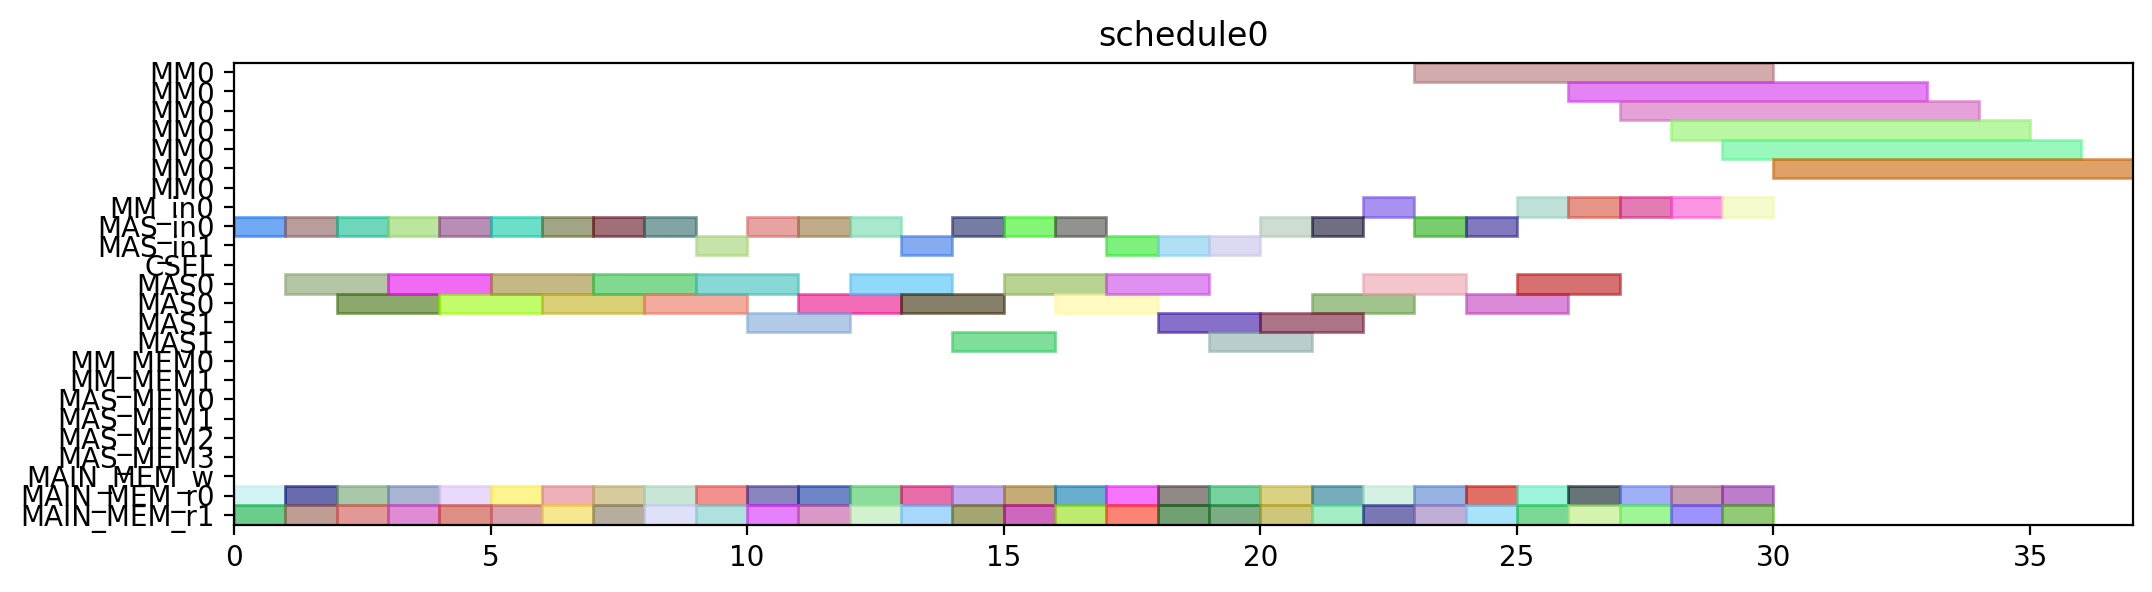

Write the Python code that produced this figure.
from pyschedule import Scenario, solvers, plotters, alt


def solve():
	horizon = 120
	S = Scenario("schedule0", horizon=horizon)

	# resource
	MM = S.Resources('MM', num=1, size=7)
	MM_in = S.Resources('MM_in', num=1)
	MAS_in = S.Resources('MAS_in', num=2)
	CSEL = S.Resource('CSEL')
	MAS = S.Resources('MAS', num=2, size=2, periods=range(1, horizon))
	MM_MEM = S.Resources('MM_MEM', num=2)
	MAS_MEM = S.Resources('MAS_MEM', num=4)
	MAIN_MEM_w = S.Resource('MAIN_MEM_w', size=1)
	MAIN_MEM_r = S.Resources('MAIN_MEM_r', num=2)

	# result of previous scheduling

	# new tasks
	c_t0_a1_0 = S.Task('c_t0_a1_0', length=2, delay_cost=1)
	c_t0_a1_0 += alt(MAS)
	c_t0_a1_0_in = S.Task('c_t0_a1_0_in', length=1, delay_cost=1)
	c_t0_a1_0_in += alt(MAS_in)
	S += c_t0_a1_0_in*MAS_in[0]<=c_t0_a1_0*MAS[0]

	S += c_t0_a1_0_in*MAS_in[1]<=c_t0_a1_0*MAS[1]

	c_t0_a1_0_mem0 = S.Task('c_t0_a1_0_mem0', length=1, delay_cost=1)
	c_t0_a1_0_mem0 += MAIN_MEM_r[0]
	S += c_t0_a1_0_mem0 <= c_t0_a1_0

	c_t0_a1_0_mem1 = S.Task('c_t0_a1_0_mem1', length=1, delay_cost=1)
	c_t0_a1_0_mem1 += MAIN_MEM_r[1]
	S += c_t0_a1_0_mem1 <= c_t0_a1_0

	c_t0_a1_1 = S.Task('c_t0_a1_1', length=2, delay_cost=1)
	c_t0_a1_1 += alt(MAS)
	c_t0_a1_1_in = S.Task('c_t0_a1_1_in', length=1, delay_cost=1)
	c_t0_a1_1_in += alt(MAS_in)
	S += c_t0_a1_1_in*MAS_in[0]<=c_t0_a1_1*MAS[0]

	S += c_t0_a1_1_in*MAS_in[1]<=c_t0_a1_1*MAS[1]

	c_t0_a1_1_mem0 = S.Task('c_t0_a1_1_mem0', length=1, delay_cost=1)
	c_t0_a1_1_mem0 += MAIN_MEM_r[0]
	S += c_t0_a1_1_mem0 <= c_t0_a1_1

	c_t0_a1_1_mem1 = S.Task('c_t0_a1_1_mem1', length=1, delay_cost=1)
	c_t0_a1_1_mem1 += MAIN_MEM_r[1]
	S += c_t0_a1_1_mem1 <= c_t0_a1_1

	c_t0_t10 = S.Task('c_t0_t10', length=2, delay_cost=1)
	c_t0_t10 += alt(MAS)
	c_t0_t10_in = S.Task('c_t0_t10_in', length=1, delay_cost=1)
	c_t0_t10_in += alt(MAS_in)
	S += c_t0_t10_in*MAS_in[0]<=c_t0_t10*MAS[0]

	S += c_t0_t10_in*MAS_in[1]<=c_t0_t10*MAS[1]

	c_t0_t10_mem0 = S.Task('c_t0_t10_mem0', length=1, delay_cost=1)
	c_t0_t10_mem0 += MAIN_MEM_r[0]
	S += c_t0_t10_mem0 <= c_t0_t10

	c_t0_t10_mem1 = S.Task('c_t0_t10_mem1', length=1, delay_cost=1)
	c_t0_t10_mem1 += MAIN_MEM_r[1]
	S += c_t0_t10_mem1 <= c_t0_t10

	c_t0_t11 = S.Task('c_t0_t11', length=2, delay_cost=1)
	c_t0_t11 += alt(MAS)
	c_t0_t11_in = S.Task('c_t0_t11_in', length=1, delay_cost=1)
	c_t0_t11_in += alt(MAS_in)
	S += c_t0_t11_in*MAS_in[0]<=c_t0_t11*MAS[0]

	S += c_t0_t11_in*MAS_in[1]<=c_t0_t11*MAS[1]

	c_t0_t11_mem0 = S.Task('c_t0_t11_mem0', length=1, delay_cost=1)
	c_t0_t11_mem0 += MAIN_MEM_r[0]
	S += c_t0_t11_mem0 <= c_t0_t11

	c_t0_t11_mem1 = S.Task('c_t0_t11_mem1', length=1, delay_cost=1)
	c_t0_t11_mem1 += MAIN_MEM_r[1]
	S += c_t0_t11_mem1 <= c_t0_t11

	c_t0_t3_t0 = S.Task('c_t0_t3_t0', length=7, delay_cost=1)
	c_t0_t3_t0 += alt(MM)
	c_t0_t3_t0_in = S.Task('c_t0_t3_t0_in', length=1, delay_cost=1)
	c_t0_t3_t0_in += alt(MM_in)
	S += c_t0_t3_t0_in*MM_in[0]<=c_t0_t3_t0*MM[0]
	c_t0_t3_t0_mem0 = S.Task('c_t0_t3_t0_mem0', length=1, delay_cost=1)
	c_t0_t3_t0_mem0 += MAIN_MEM_r[0]
	S += c_t0_t3_t0_mem0 <= c_t0_t3_t0

	c_t0_t3_t0_mem1 = S.Task('c_t0_t3_t0_mem1', length=1, delay_cost=1)
	c_t0_t3_t0_mem1 += MAIN_MEM_r[1]
	S += c_t0_t3_t0_mem1 <= c_t0_t3_t0

	c_t0_t3_t1 = S.Task('c_t0_t3_t1', length=7, delay_cost=1)
	c_t0_t3_t1 += alt(MM)
	c_t0_t3_t1_in = S.Task('c_t0_t3_t1_in', length=1, delay_cost=1)
	c_t0_t3_t1_in += alt(MM_in)
	S += c_t0_t3_t1_in*MM_in[0]<=c_t0_t3_t1*MM[0]
	c_t0_t3_t1_mem0 = S.Task('c_t0_t3_t1_mem0', length=1, delay_cost=1)
	c_t0_t3_t1_mem0 += MAIN_MEM_r[0]
	S += c_t0_t3_t1_mem0 <= c_t0_t3_t1

	c_t0_t3_t1_mem1 = S.Task('c_t0_t3_t1_mem1', length=1, delay_cost=1)
	c_t0_t3_t1_mem1 += MAIN_MEM_r[1]
	S += c_t0_t3_t1_mem1 <= c_t0_t3_t1

	c_t0_t3_t2 = S.Task('c_t0_t3_t2', length=2, delay_cost=1)
	c_t0_t3_t2 += alt(MAS)
	c_t0_t3_t2_in = S.Task('c_t0_t3_t2_in', length=1, delay_cost=1)
	c_t0_t3_t2_in += alt(MAS_in)
	S += c_t0_t3_t2_in*MAS_in[0]<=c_t0_t3_t2*MAS[0]

	S += c_t0_t3_t2_in*MAS_in[1]<=c_t0_t3_t2*MAS[1]

	c_t0_t3_t2_mem0 = S.Task('c_t0_t3_t2_mem0', length=1, delay_cost=1)
	c_t0_t3_t2_mem0 += MAIN_MEM_r[0]
	S += c_t0_t3_t2_mem0 <= c_t0_t3_t2

	c_t0_t3_t2_mem1 = S.Task('c_t0_t3_t2_mem1', length=1, delay_cost=1)
	c_t0_t3_t2_mem1 += MAIN_MEM_r[1]
	S += c_t0_t3_t2_mem1 <= c_t0_t3_t2

	c_t0_t3_t3 = S.Task('c_t0_t3_t3', length=2, delay_cost=1)
	c_t0_t3_t3 += alt(MAS)
	c_t0_t3_t3_in = S.Task('c_t0_t3_t3_in', length=1, delay_cost=1)
	c_t0_t3_t3_in += alt(MAS_in)
	S += c_t0_t3_t3_in*MAS_in[0]<=c_t0_t3_t3*MAS[0]

	S += c_t0_t3_t3_in*MAS_in[1]<=c_t0_t3_t3*MAS[1]

	c_t0_t3_t3_mem0 = S.Task('c_t0_t3_t3_mem0', length=1, delay_cost=1)
	c_t0_t3_t3_mem0 += MAIN_MEM_r[0]
	S += c_t0_t3_t3_mem0 <= c_t0_t3_t3

	c_t0_t3_t3_mem1 = S.Task('c_t0_t3_t3_mem1', length=1, delay_cost=1)
	c_t0_t3_t3_mem1 += MAIN_MEM_r[1]
	S += c_t0_t3_t3_mem1 <= c_t0_t3_t3

	c_t1_a1_0 = S.Task('c_t1_a1_0', length=2, delay_cost=1)
	c_t1_a1_0 += alt(MAS)
	c_t1_a1_0_in = S.Task('c_t1_a1_0_in', length=1, delay_cost=1)
	c_t1_a1_0_in += alt(MAS_in)
	S += c_t1_a1_0_in*MAS_in[0]<=c_t1_a1_0*MAS[0]

	S += c_t1_a1_0_in*MAS_in[1]<=c_t1_a1_0*MAS[1]

	c_t1_a1_0_mem0 = S.Task('c_t1_a1_0_mem0', length=1, delay_cost=1)
	c_t1_a1_0_mem0 += MAIN_MEM_r[0]
	S += c_t1_a1_0_mem0 <= c_t1_a1_0

	c_t1_a1_0_mem1 = S.Task('c_t1_a1_0_mem1', length=1, delay_cost=1)
	c_t1_a1_0_mem1 += MAIN_MEM_r[1]
	S += c_t1_a1_0_mem1 <= c_t1_a1_0

	c_t1_a1_1 = S.Task('c_t1_a1_1', length=2, delay_cost=1)
	c_t1_a1_1 += alt(MAS)
	c_t1_a1_1_in = S.Task('c_t1_a1_1_in', length=1, delay_cost=1)
	c_t1_a1_1_in += alt(MAS_in)
	S += c_t1_a1_1_in*MAS_in[0]<=c_t1_a1_1*MAS[0]

	S += c_t1_a1_1_in*MAS_in[1]<=c_t1_a1_1*MAS[1]

	c_t1_a1_1_mem0 = S.Task('c_t1_a1_1_mem0', length=1, delay_cost=1)
	c_t1_a1_1_mem0 += MAIN_MEM_r[0]
	S += c_t1_a1_1_mem0 <= c_t1_a1_1

	c_t1_a1_1_mem1 = S.Task('c_t1_a1_1_mem1', length=1, delay_cost=1)
	c_t1_a1_1_mem1 += MAIN_MEM_r[1]
	S += c_t1_a1_1_mem1 <= c_t1_a1_1

	c_t1_t10 = S.Task('c_t1_t10', length=2, delay_cost=1)
	c_t1_t10 += alt(MAS)
	c_t1_t10_in = S.Task('c_t1_t10_in', length=1, delay_cost=1)
	c_t1_t10_in += alt(MAS_in)
	S += c_t1_t10_in*MAS_in[0]<=c_t1_t10*MAS[0]

	S += c_t1_t10_in*MAS_in[1]<=c_t1_t10*MAS[1]

	c_t1_t10_mem0 = S.Task('c_t1_t10_mem0', length=1, delay_cost=1)
	c_t1_t10_mem0 += MAIN_MEM_r[0]
	S += c_t1_t10_mem0 <= c_t1_t10

	c_t1_t10_mem1 = S.Task('c_t1_t10_mem1', length=1, delay_cost=1)
	c_t1_t10_mem1 += MAIN_MEM_r[1]
	S += c_t1_t10_mem1 <= c_t1_t10

	c_t1_t11 = S.Task('c_t1_t11', length=2, delay_cost=1)
	c_t1_t11 += alt(MAS)
	c_t1_t11_in = S.Task('c_t1_t11_in', length=1, delay_cost=1)
	c_t1_t11_in += alt(MAS_in)
	S += c_t1_t11_in*MAS_in[0]<=c_t1_t11*MAS[0]

	S += c_t1_t11_in*MAS_in[1]<=c_t1_t11*MAS[1]

	c_t1_t11_mem0 = S.Task('c_t1_t11_mem0', length=1, delay_cost=1)
	c_t1_t11_mem0 += MAIN_MEM_r[0]
	S += c_t1_t11_mem0 <= c_t1_t11

	c_t1_t11_mem1 = S.Task('c_t1_t11_mem1', length=1, delay_cost=1)
	c_t1_t11_mem1 += MAIN_MEM_r[1]
	S += c_t1_t11_mem1 <= c_t1_t11

	c_t1_t3_t0 = S.Task('c_t1_t3_t0', length=7, delay_cost=1)
	c_t1_t3_t0 += alt(MM)
	c_t1_t3_t0_in = S.Task('c_t1_t3_t0_in', length=1, delay_cost=1)
	c_t1_t3_t0_in += alt(MM_in)
	S += c_t1_t3_t0_in*MM_in[0]<=c_t1_t3_t0*MM[0]
	c_t1_t3_t0_mem0 = S.Task('c_t1_t3_t0_mem0', length=1, delay_cost=1)
	c_t1_t3_t0_mem0 += MAIN_MEM_r[0]
	S += c_t1_t3_t0_mem0 <= c_t1_t3_t0

	c_t1_t3_t0_mem1 = S.Task('c_t1_t3_t0_mem1', length=1, delay_cost=1)
	c_t1_t3_t0_mem1 += MAIN_MEM_r[1]
	S += c_t1_t3_t0_mem1 <= c_t1_t3_t0

	c_t1_t3_t1 = S.Task('c_t1_t3_t1', length=7, delay_cost=1)
	c_t1_t3_t1 += alt(MM)
	c_t1_t3_t1_in = S.Task('c_t1_t3_t1_in', length=1, delay_cost=1)
	c_t1_t3_t1_in += alt(MM_in)
	S += c_t1_t3_t1_in*MM_in[0]<=c_t1_t3_t1*MM[0]
	c_t1_t3_t1_mem0 = S.Task('c_t1_t3_t1_mem0', length=1, delay_cost=1)
	c_t1_t3_t1_mem0 += MAIN_MEM_r[0]
	S += c_t1_t3_t1_mem0 <= c_t1_t3_t1

	c_t1_t3_t1_mem1 = S.Task('c_t1_t3_t1_mem1', length=1, delay_cost=1)
	c_t1_t3_t1_mem1 += MAIN_MEM_r[1]
	S += c_t1_t3_t1_mem1 <= c_t1_t3_t1

	c_t1_t3_t2 = S.Task('c_t1_t3_t2', length=2, delay_cost=1)
	c_t1_t3_t2 += alt(MAS)
	c_t1_t3_t2_in = S.Task('c_t1_t3_t2_in', length=1, delay_cost=1)
	c_t1_t3_t2_in += alt(MAS_in)
	S += c_t1_t3_t2_in*MAS_in[0]<=c_t1_t3_t2*MAS[0]

	S += c_t1_t3_t2_in*MAS_in[1]<=c_t1_t3_t2*MAS[1]

	c_t1_t3_t2_mem0 = S.Task('c_t1_t3_t2_mem0', length=1, delay_cost=1)
	c_t1_t3_t2_mem0 += MAIN_MEM_r[0]
	S += c_t1_t3_t2_mem0 <= c_t1_t3_t2

	c_t1_t3_t2_mem1 = S.Task('c_t1_t3_t2_mem1', length=1, delay_cost=1)
	c_t1_t3_t2_mem1 += MAIN_MEM_r[1]
	S += c_t1_t3_t2_mem1 <= c_t1_t3_t2

	c_t1_t3_t3 = S.Task('c_t1_t3_t3', length=2, delay_cost=1)
	c_t1_t3_t3 += alt(MAS)
	c_t1_t3_t3_in = S.Task('c_t1_t3_t3_in', length=1, delay_cost=1)
	c_t1_t3_t3_in += alt(MAS_in)
	S += c_t1_t3_t3_in*MAS_in[0]<=c_t1_t3_t3*MAS[0]

	S += c_t1_t3_t3_in*MAS_in[1]<=c_t1_t3_t3*MAS[1]

	c_t1_t3_t3_mem0 = S.Task('c_t1_t3_t3_mem0', length=1, delay_cost=1)
	c_t1_t3_t3_mem0 += MAIN_MEM_r[0]
	S += c_t1_t3_t3_mem0 <= c_t1_t3_t3

	c_t1_t3_t3_mem1 = S.Task('c_t1_t3_t3_mem1', length=1, delay_cost=1)
	c_t1_t3_t3_mem1 += MAIN_MEM_r[1]
	S += c_t1_t3_t3_mem1 <= c_t1_t3_t3

	c_t2_a1_0 = S.Task('c_t2_a1_0', length=2, delay_cost=1)
	c_t2_a1_0 += alt(MAS)
	c_t2_a1_0_in = S.Task('c_t2_a1_0_in', length=1, delay_cost=1)
	c_t2_a1_0_in += alt(MAS_in)
	S += c_t2_a1_0_in*MAS_in[0]<=c_t2_a1_0*MAS[0]

	S += c_t2_a1_0_in*MAS_in[1]<=c_t2_a1_0*MAS[1]

	c_t2_a1_0_mem0 = S.Task('c_t2_a1_0_mem0', length=1, delay_cost=1)
	c_t2_a1_0_mem0 += MAIN_MEM_r[0]
	S += c_t2_a1_0_mem0 <= c_t2_a1_0

	c_t2_a1_0_mem1 = S.Task('c_t2_a1_0_mem1', length=1, delay_cost=1)
	c_t2_a1_0_mem1 += MAIN_MEM_r[1]
	S += c_t2_a1_0_mem1 <= c_t2_a1_0

	c_t2_a1_1 = S.Task('c_t2_a1_1', length=2, delay_cost=1)
	c_t2_a1_1 += alt(MAS)
	c_t2_a1_1_in = S.Task('c_t2_a1_1_in', length=1, delay_cost=1)
	c_t2_a1_1_in += alt(MAS_in)
	S += c_t2_a1_1_in*MAS_in[0]<=c_t2_a1_1*MAS[0]

	S += c_t2_a1_1_in*MAS_in[1]<=c_t2_a1_1*MAS[1]

	c_t2_a1_1_mem0 = S.Task('c_t2_a1_1_mem0', length=1, delay_cost=1)
	c_t2_a1_1_mem0 += MAIN_MEM_r[0]
	S += c_t2_a1_1_mem0 <= c_t2_a1_1

	c_t2_a1_1_mem1 = S.Task('c_t2_a1_1_mem1', length=1, delay_cost=1)
	c_t2_a1_1_mem1 += MAIN_MEM_r[1]
	S += c_t2_a1_1_mem1 <= c_t2_a1_1

	c_t2_t10 = S.Task('c_t2_t10', length=2, delay_cost=1)
	c_t2_t10 += alt(MAS)
	c_t2_t10_in = S.Task('c_t2_t10_in', length=1, delay_cost=1)
	c_t2_t10_in += alt(MAS_in)
	S += c_t2_t10_in*MAS_in[0]<=c_t2_t10*MAS[0]

	S += c_t2_t10_in*MAS_in[1]<=c_t2_t10*MAS[1]

	c_t2_t10_mem0 = S.Task('c_t2_t10_mem0', length=1, delay_cost=1)
	c_t2_t10_mem0 += MAIN_MEM_r[0]
	S += c_t2_t10_mem0 <= c_t2_t10

	c_t2_t10_mem1 = S.Task('c_t2_t10_mem1', length=1, delay_cost=1)
	c_t2_t10_mem1 += MAIN_MEM_r[1]
	S += c_t2_t10_mem1 <= c_t2_t10

	c_t2_t11 = S.Task('c_t2_t11', length=2, delay_cost=1)
	c_t2_t11 += alt(MAS)
	c_t2_t11_in = S.Task('c_t2_t11_in', length=1, delay_cost=1)
	c_t2_t11_in += alt(MAS_in)
	S += c_t2_t11_in*MAS_in[0]<=c_t2_t11*MAS[0]

	S += c_t2_t11_in*MAS_in[1]<=c_t2_t11*MAS[1]

	c_t2_t11_mem0 = S.Task('c_t2_t11_mem0', length=1, delay_cost=1)
	c_t2_t11_mem0 += MAIN_MEM_r[0]
	S += c_t2_t11_mem0 <= c_t2_t11

	c_t2_t11_mem1 = S.Task('c_t2_t11_mem1', length=1, delay_cost=1)
	c_t2_t11_mem1 += MAIN_MEM_r[1]
	S += c_t2_t11_mem1 <= c_t2_t11

	c_t2_t3_t0 = S.Task('c_t2_t3_t0', length=7, delay_cost=1)
	c_t2_t3_t0 += alt(MM)
	c_t2_t3_t0_in = S.Task('c_t2_t3_t0_in', length=1, delay_cost=1)
	c_t2_t3_t0_in += alt(MM_in)
	S += c_t2_t3_t0_in*MM_in[0]<=c_t2_t3_t0*MM[0]
	c_t2_t3_t0_mem0 = S.Task('c_t2_t3_t0_mem0', length=1, delay_cost=1)
	c_t2_t3_t0_mem0 += MAIN_MEM_r[0]
	S += c_t2_t3_t0_mem0 <= c_t2_t3_t0

	c_t2_t3_t0_mem1 = S.Task('c_t2_t3_t0_mem1', length=1, delay_cost=1)
	c_t2_t3_t0_mem1 += MAIN_MEM_r[1]
	S += c_t2_t3_t0_mem1 <= c_t2_t3_t0

	c_t2_t3_t1 = S.Task('c_t2_t3_t1', length=7, delay_cost=1)
	c_t2_t3_t1 += alt(MM)
	c_t2_t3_t1_in = S.Task('c_t2_t3_t1_in', length=1, delay_cost=1)
	c_t2_t3_t1_in += alt(MM_in)
	S += c_t2_t3_t1_in*MM_in[0]<=c_t2_t3_t1*MM[0]
	c_t2_t3_t1_mem0 = S.Task('c_t2_t3_t1_mem0', length=1, delay_cost=1)
	c_t2_t3_t1_mem0 += MAIN_MEM_r[0]
	S += c_t2_t3_t1_mem0 <= c_t2_t3_t1

	c_t2_t3_t1_mem1 = S.Task('c_t2_t3_t1_mem1', length=1, delay_cost=1)
	c_t2_t3_t1_mem1 += MAIN_MEM_r[1]
	S += c_t2_t3_t1_mem1 <= c_t2_t3_t1

	c_t2_t3_t2 = S.Task('c_t2_t3_t2', length=2, delay_cost=1)
	c_t2_t3_t2 += alt(MAS)
	c_t2_t3_t2_in = S.Task('c_t2_t3_t2_in', length=1, delay_cost=1)
	c_t2_t3_t2_in += alt(MAS_in)
	S += c_t2_t3_t2_in*MAS_in[0]<=c_t2_t3_t2*MAS[0]

	S += c_t2_t3_t2_in*MAS_in[1]<=c_t2_t3_t2*MAS[1]

	c_t2_t3_t2_mem0 = S.Task('c_t2_t3_t2_mem0', length=1, delay_cost=1)
	c_t2_t3_t2_mem0 += MAIN_MEM_r[0]
	S += c_t2_t3_t2_mem0 <= c_t2_t3_t2

	c_t2_t3_t2_mem1 = S.Task('c_t2_t3_t2_mem1', length=1, delay_cost=1)
	c_t2_t3_t2_mem1 += MAIN_MEM_r[1]
	S += c_t2_t3_t2_mem1 <= c_t2_t3_t2

	c_t2_t3_t3 = S.Task('c_t2_t3_t3', length=2, delay_cost=1)
	c_t2_t3_t3 += alt(MAS)
	c_t2_t3_t3_in = S.Task('c_t2_t3_t3_in', length=1, delay_cost=1)
	c_t2_t3_t3_in += alt(MAS_in)
	S += c_t2_t3_t3_in*MAS_in[0]<=c_t2_t3_t3*MAS[0]

	S += c_t2_t3_t3_in*MAS_in[1]<=c_t2_t3_t3*MAS[1]

	c_t2_t3_t3_mem0 = S.Task('c_t2_t3_t3_mem0', length=1, delay_cost=1)
	c_t2_t3_t3_mem0 += MAIN_MEM_r[0]
	S += c_t2_t3_t3_mem0 <= c_t2_t3_t3

	c_t2_t3_t3_mem1 = S.Task('c_t2_t3_t3_mem1', length=1, delay_cost=1)
	c_t2_t3_t3_mem1 += MAIN_MEM_r[1]
	S += c_t2_t3_t3_mem1 <= c_t2_t3_t3

	c_t3000 = S.Task('c_t3000', length=2, delay_cost=1)
	c_t3000 += alt(MAS)
	c_t3000_in = S.Task('c_t3000_in', length=1, delay_cost=1)
	c_t3000_in += alt(MAS_in)
	S += c_t3000_in*MAS_in[0]<=c_t3000*MAS[0]

	S += c_t3000_in*MAS_in[1]<=c_t3000*MAS[1]

	c_t3000_mem0 = S.Task('c_t3000_mem0', length=1, delay_cost=1)
	c_t3000_mem0 += MAIN_MEM_r[0]
	S += c_t3000_mem0 <= c_t3000

	c_t3000_mem1 = S.Task('c_t3000_mem1', length=1, delay_cost=1)
	c_t3000_mem1 += MAIN_MEM_r[1]
	S += c_t3000_mem1 <= c_t3000

	c_t3001 = S.Task('c_t3001', length=2, delay_cost=1)
	c_t3001 += alt(MAS)
	c_t3001_in = S.Task('c_t3001_in', length=1, delay_cost=1)
	c_t3001_in += alt(MAS_in)
	S += c_t3001_in*MAS_in[0]<=c_t3001*MAS[0]

	S += c_t3001_in*MAS_in[1]<=c_t3001*MAS[1]

	c_t3001_mem0 = S.Task('c_t3001_mem0', length=1, delay_cost=1)
	c_t3001_mem0 += MAIN_MEM_r[0]
	S += c_t3001_mem0 <= c_t3001

	c_t3001_mem1 = S.Task('c_t3001_mem1', length=1, delay_cost=1)
	c_t3001_mem1 += MAIN_MEM_r[1]
	S += c_t3001_mem1 <= c_t3001

	c_t3010 = S.Task('c_t3010', length=2, delay_cost=1)
	c_t3010 += alt(MAS)
	c_t3010_in = S.Task('c_t3010_in', length=1, delay_cost=1)
	c_t3010_in += alt(MAS_in)
	S += c_t3010_in*MAS_in[0]<=c_t3010*MAS[0]

	S += c_t3010_in*MAS_in[1]<=c_t3010*MAS[1]

	c_t3010_mem0 = S.Task('c_t3010_mem0', length=1, delay_cost=1)
	c_t3010_mem0 += MAIN_MEM_r[0]
	S += c_t3010_mem0 <= c_t3010

	c_t3010_mem1 = S.Task('c_t3010_mem1', length=1, delay_cost=1)
	c_t3010_mem1 += MAIN_MEM_r[1]
	S += c_t3010_mem1 <= c_t3010

	c_t3011 = S.Task('c_t3011', length=2, delay_cost=1)
	c_t3011 += alt(MAS)
	c_t3011_in = S.Task('c_t3011_in', length=1, delay_cost=1)
	c_t3011_in += alt(MAS_in)
	S += c_t3011_in*MAS_in[0]<=c_t3011*MAS[0]

	S += c_t3011_in*MAS_in[1]<=c_t3011*MAS[1]

	c_t3011_mem0 = S.Task('c_t3011_mem0', length=1, delay_cost=1)
	c_t3011_mem0 += MAIN_MEM_r[0]
	S += c_t3011_mem0 <= c_t3011

	c_t3011_mem1 = S.Task('c_t3011_mem1', length=1, delay_cost=1)
	c_t3011_mem1 += MAIN_MEM_r[1]
	S += c_t3011_mem1 <= c_t3011

	c_t4000 = S.Task('c_t4000', length=2, delay_cost=1)
	c_t4000 += alt(MAS)
	c_t4000_in = S.Task('c_t4000_in', length=1, delay_cost=1)
	c_t4000_in += alt(MAS_in)
	S += c_t4000_in*MAS_in[0]<=c_t4000*MAS[0]

	S += c_t4000_in*MAS_in[1]<=c_t4000*MAS[1]

	c_t4000_mem0 = S.Task('c_t4000_mem0', length=1, delay_cost=1)
	c_t4000_mem0 += MAIN_MEM_r[0]
	S += c_t4000_mem0 <= c_t4000

	c_t4000_mem1 = S.Task('c_t4000_mem1', length=1, delay_cost=1)
	c_t4000_mem1 += MAIN_MEM_r[1]
	S += c_t4000_mem1 <= c_t4000

	c_t4001 = S.Task('c_t4001', length=2, delay_cost=1)
	c_t4001 += alt(MAS)
	c_t4001_in = S.Task('c_t4001_in', length=1, delay_cost=1)
	c_t4001_in += alt(MAS_in)
	S += c_t4001_in*MAS_in[0]<=c_t4001*MAS[0]

	S += c_t4001_in*MAS_in[1]<=c_t4001*MAS[1]

	c_t4001_mem0 = S.Task('c_t4001_mem0', length=1, delay_cost=1)
	c_t4001_mem0 += MAIN_MEM_r[0]
	S += c_t4001_mem0 <= c_t4001

	c_t4001_mem1 = S.Task('c_t4001_mem1', length=1, delay_cost=1)
	c_t4001_mem1 += MAIN_MEM_r[1]
	S += c_t4001_mem1 <= c_t4001

	solvers.mip.solve(S,msg=1,kind='CPLEX',ratio_gap=1.01)

	solution = [['hoge']*len(S.solution()[1]) for i in range(len(S.solution()))]
	for i in range(len(S.solution())):
		for j in range(len(S.solution()[i])):
			solution[i][j]=str(S.solution()[i][j])
	print(solution)

	cycles = int(solution[-1][3])

	pic_file_name = "/mnt/rose/usr1/fukuda/ABE/multiRAM_multiMAS_16mux/scheduling_result/stage7MM1_stage2MAS2/SQR/schedule0.png"
	if(S.solution() != []):
		plotters.matplotlib.plot(S,img_filename=pic_file_name, show_task_labels=False, fig_size=(cycles*0.25+3, 3))

	return solution
